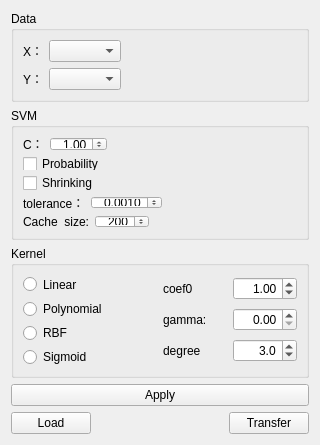
<?xml version="1.0" encoding="UTF-8"?>
<ui version="4.0">
 <class>SVM</class>
 <widget class="QWidget" name="SVM">
  <property name="geometry">
   <rect>
    <x>0</x>
    <y>0</y>
    <width>320</width>
    <height>445</height>
   </rect>
  </property>
  <property name="minimumSize">
   <size>
    <width>320</width>
    <height>445</height>
   </size>
  </property>
  <property name="maximumSize">
   <size>
    <width>320</width>
    <height>445</height>
   </size>
  </property>
  <property name="windowTitle">
   <string>Form</string>
  </property>
  <layout class="QVBoxLayout" name="verticalLayout_4">
   <item>
    <widget class="QGroupBox" name="groupBox">
     <property name="title">
      <string>Data</string>
     </property>
     <layout class="QVBoxLayout" name="verticalLayout">
      <item>
       <layout class="QHBoxLayout" name="horizontalLayout_2">
        <item>
         <widget class="QLabel" name="label">
          <property name="text">
           <string>X：</string>
          </property>
         </widget>
        </item>
        <item>
         <widget class="QComboBox" name="cB_X"/>
        </item>
        <item>
         <spacer name="horizontalSpacer_2">
          <property name="orientation">
           <enum>Qt::Horizontal</enum>
          </property>
          <property name="sizeHint" stdset="0">
           <size>
            <width>40</width>
            <height>20</height>
           </size>
          </property>
         </spacer>
        </item>
       </layout>
      </item>
      <item>
       <layout class="QHBoxLayout" name="horizontalLayout_3">
        <item>
         <widget class="QLabel" name="label_2">
          <property name="text">
           <string>Y：</string>
          </property>
         </widget>
        </item>
        <item>
         <widget class="QComboBox" name="cB_Y"/>
        </item>
        <item>
         <spacer name="horizontalSpacer_3">
          <property name="orientation">
           <enum>Qt::Horizontal</enum>
          </property>
          <property name="sizeHint" stdset="0">
           <size>
            <width>40</width>
            <height>20</height>
           </size>
          </property>
         </spacer>
        </item>
       </layout>
      </item>
     </layout>
    </widget>
   </item>
   <item>
    <widget class="QGroupBox" name="groupBox_3">
     <property name="title">
      <string>SVM</string>
     </property>
     <layout class="QVBoxLayout" name="verticalLayout_2">
      <item>
       <layout class="QHBoxLayout" name="horizontalLayout_4">
        <item>
         <widget class="QLabel" name="label_3">
          <property name="text">
           <string>C：</string>
          </property>
         </widget>
        </item>
        <item>
         <widget class="QDoubleSpinBox" name="dSB_C">
          <property name="alignment">
           <set>Qt::AlignRight|Qt::AlignTrailing|Qt::AlignVCenter</set>
          </property>
          <property name="value">
           <double>1.000000000000000</double>
          </property>
         </widget>
        </item>
        <item>
         <spacer name="horizontalSpacer_4">
          <property name="orientation">
           <enum>Qt::Horizontal</enum>
          </property>
          <property name="sizeHint" stdset="0">
           <size>
            <width>40</width>
            <height>20</height>
           </size>
          </property>
         </spacer>
        </item>
       </layout>
      </item>
      <item>
       <widget class="QCheckBox" name="checkBox_Probability">
        <property name="text">
         <string>Probability </string>
        </property>
       </widget>
      </item>
      <item>
       <widget class="QCheckBox" name="checkBox_Shrinking">
        <property name="text">
         <string>Shrinking</string>
        </property>
       </widget>
      </item>
      <item>
       <layout class="QHBoxLayout" name="horizontalLayout_5">
        <item>
         <widget class="QLabel" name="label_4">
          <property name="text">
           <string>tolerance：</string>
          </property>
         </widget>
        </item>
        <item>
         <widget class="QDoubleSpinBox" name="dSB_tol">
          <property name="alignment">
           <set>Qt::AlignRight|Qt::AlignTrailing|Qt::AlignVCenter</set>
          </property>
          <property name="decimals">
           <number>4</number>
          </property>
          <property name="maximum">
           <double>99.998999999999995</double>
          </property>
          <property name="singleStep">
           <double>0.001000000000000</double>
          </property>
          <property name="value">
           <double>0.001000000000000</double>
          </property>
         </widget>
        </item>
        <item>
         <spacer name="horizontalSpacer_5">
          <property name="orientation">
           <enum>Qt::Horizontal</enum>
          </property>
          <property name="sizeHint" stdset="0">
           <size>
            <width>40</width>
            <height>20</height>
           </size>
          </property>
         </spacer>
        </item>
       </layout>
      </item>
      <item>
       <layout class="QHBoxLayout" name="horizontalLayout_6">
        <item>
         <widget class="QLabel" name="label_5">
          <property name="text">
           <string>Cache_size:</string>
          </property>
         </widget>
        </item>
        <item>
         <widget class="QSpinBox" name="sB_CacheSize">
          <property name="alignment">
           <set>Qt::AlignRight|Qt::AlignTrailing|Qt::AlignVCenter</set>
          </property>
          <property name="suffix">
           <string/>
          </property>
          <property name="prefix">
           <string/>
          </property>
          <property name="maximum">
           <number>1000</number>
          </property>
          <property name="value">
           <number>200</number>
          </property>
         </widget>
        </item>
        <item>
         <spacer name="horizontalSpacer_6">
          <property name="orientation">
           <enum>Qt::Horizontal</enum>
          </property>
          <property name="sizeHint" stdset="0">
           <size>
            <width>40</width>
            <height>20</height>
           </size>
          </property>
         </spacer>
        </item>
       </layout>
      </item>
     </layout>
    </widget>
   </item>
   <item>
    <widget class="QGroupBox" name="groupBox_2">
     <property name="title">
      <string>Kernel</string>
     </property>
     <layout class="QHBoxLayout" name="horizontalLayout_7">
      <item>
       <layout class="QVBoxLayout" name="verticalLayout_3">
        <item>
         <widget class="QRadioButton" name="rB_Linear">
          <property name="text">
           <string>Linear</string>
          </property>
         </widget>
        </item>
        <item>
         <widget class="QRadioButton" name="rB_Polynomial">
          <property name="text">
           <string>Polynomial</string>
          </property>
         </widget>
        </item>
        <item>
         <widget class="QRadioButton" name="rB_RBF">
          <property name="text">
           <string>RBF</string>
          </property>
         </widget>
        </item>
        <item>
         <widget class="QRadioButton" name="rb_Sigmoid">
          <property name="text">
           <string>Sigmoid</string>
          </property>
         </widget>
        </item>
       </layout>
      </item>
      <item>
       <layout class="QVBoxLayout" name="verticalLayout_kernel">
        <item>
         <layout class="QHBoxLayout" name="horizontalLayout_10">
          <item>
           <widget class="QLabel" name="label_8">
            <property name="text">
             <string>coef0</string>
            </property>
           </widget>
          </item>
          <item>
           <widget class="QDoubleSpinBox" name="dSB_coef0">
            <property name="alignment">
             <set>Qt::AlignRight|Qt::AlignTrailing|Qt::AlignVCenter</set>
            </property>
            <property name="prefix">
             <string/>
            </property>
            <property name="suffix">
             <string/>
            </property>
            <property name="decimals">
             <number>2</number>
            </property>
            <property name="singleStep">
             <double>0.010000000000000</double>
            </property>
            <property name="value">
             <double>1.000000000000000</double>
            </property>
           </widget>
          </item>
         </layout>
        </item>
        <item>
         <layout class="QHBoxLayout" name="horizontalLayout_9">
          <item>
           <widget class="QLabel" name="label_7">
            <property name="text">
             <string>gamma:</string>
            </property>
           </widget>
          </item>
          <item>
           <widget class="QDoubleSpinBox" name="dSB_gamma">
            <property name="alignment">
             <set>Qt::AlignRight|Qt::AlignTrailing|Qt::AlignVCenter</set>
            </property>
            <property name="prefix">
             <string/>
            </property>
            <property name="suffix">
             <string/>
            </property>
            <property name="decimals">
             <number>2</number>
            </property>
            <property name="singleStep">
             <double>0.010000000000000</double>
            </property>
           </widget>
          </item>
         </layout>
        </item>
        <item>
         <layout class="QHBoxLayout" name="horizontalLayout_8">
          <item>
           <widget class="QLabel" name="label_6">
            <property name="text">
             <string>degree</string>
            </property>
           </widget>
          </item>
          <item>
           <widget class="QDoubleSpinBox" name="dSB_degree">
            <property name="alignment">
             <set>Qt::AlignRight|Qt::AlignTrailing|Qt::AlignVCenter</set>
            </property>
            <property name="prefix">
             <string/>
            </property>
            <property name="suffix">
             <string/>
            </property>
            <property name="decimals">
             <number>1</number>
            </property>
            <property name="value">
             <double>3.000000000000000</double>
            </property>
           </widget>
          </item>
         </layout>
        </item>
       </layout>
      </item>
     </layout>
    </widget>
   </item>
   <item>
    <widget class="QPushButton" name="btn_apply">
     <property name="text">
      <string>Apply</string>
     </property>
    </widget>
   </item>
   <item>
    <layout class="QHBoxLayout" name="horizontalLayout">
     <item>
      <widget class="QPushButton" name="btn_Load">
       <property name="text">
        <string>Load</string>
       </property>
      </widget>
     </item>
     <item>
      <spacer name="horizontalSpacer">
       <property name="orientation">
        <enum>Qt::Horizontal</enum>
       </property>
       <property name="sizeHint" stdset="0">
        <size>
         <width>40</width>
         <height>20</height>
        </size>
       </property>
      </spacer>
     </item>
     <item>
      <widget class="QPushButton" name="btn_Transfer">
       <property name="text">
        <string>Transfer</string>
       </property>
      </widget>
     </item>
    </layout>
   </item>
  </layout>
 </widget>
 <resources/>
 <connections/>
</ui>
